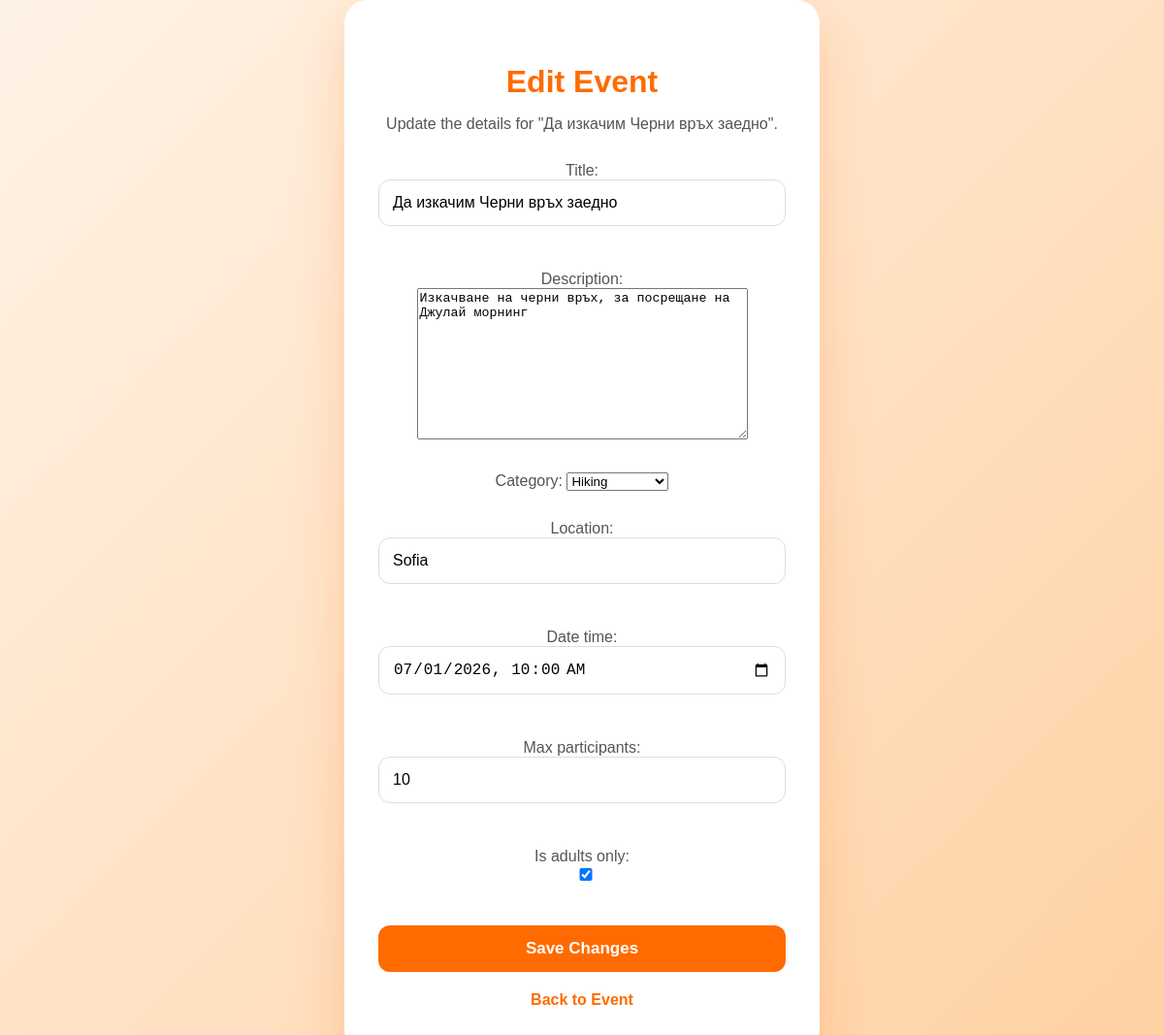
/events/1/edit/ (signed in), run on the app's committed database.
### events/models.py (models this page shows, shortened)
class Event(models.Model):
    CATEGORY_CHOICES = [
        ("sport", "Sport"),
        ("party", "Party"),
        ("festival", "Festival"),
        ("hiking", "Hiking"),
        ("cinema", "Cinema"),
        ("concert", "Concert"),
        ("games", "Board Games"),
        ("other", "Other"),
    ]
    organizer = models.ForeignKey(
        User,
        on_delete=models.CASCADE,
        related_name="created_events"
    )
    title = models.CharField(max_length=100)
    description = models.TextField()
    category = models.CharField(
        max_length=50,
        choices=CATEGORY_CHOICES
    )
    location = models.CharField(max_length=150)
    date_time = models.DateTimeField()
    max_participants = models.PositiveIntegerField()
    is_adults_only = models.BooleanField(default=False)
    created_at = models.DateTimeField(auto_now_add=True)

### events/views.py (the view)
# urls.py: path("<int:event_id>/edit/", views.edit_event_view, name="edit_event"),
def edit_event_view(request, event_id):
    event = Event.objects.get(id=event_id)
    if event.organizer != request.user:
        return redirect(f"/events/{event.id}/")
    if request.method == "POST":
        form = EventForm(request.POST, instance=event)
        if form.is_valid():
            form.save()
            return redirect(f"/events/{event.id}/")
    else:
        form = EventForm(instance=event)
    return render(request, "events/edit_event.html", {
        "form": form,
        "event": event
    })

### events/forms.py
class EventForm(forms.ModelForm):
    class Meta:
        model = Event
        fields = [
            "title",
            "description",
            "category",
            "location",
            "date_time",
            "max_participants",
            "is_adults_only",
        ]
        widgets = {
            "date_time": forms.DateTimeInput(
                attrs={
                    "type": "datetime-local"
                }
            )
        }

### events/templates/events/edit_event.html (shortened to what this page needs)
{% extends "base.html" %}
{% block content %}
<div class="center-page">
    <div class="auth-card">
        <h1>Edit Event</h1>
        <p>Update the details for "{{ event.title }}".</p>
        <form method="POST">
            {{ form.as_p }}
            <button type="submit">
                Save Changes
            </button>
        </form>
        <a href="/events/{{ event.id }}/" class="link">
            Back to Event
        </a>
    </div>
</div>
{% endblock %}

### accounts/static/css/style.css (style rules this page uses)
body { margin: 0; font-family: Arial, sans-serif; background: linear-gradient(135deg, #fff3e6, #ffd1a3); }
.center-page { min-height: 100vh; display: flex; justify-content: center; align-items: center; }
.auth-card { background: white; width: 420px; padding: 45px 35px; border-radius: 24px; box-shadow: 0 20px 50px rgba(255, 120, 40, 0.25); text-align: center; }
.auth-card h1 { color: #ff6b00; margin-bottom: 10px; }
.auth-card p { color: #555; margin-bottom: 30px; }
.auth-card input { width: 100%; padding: 14px; margin-bottom: 16px; border: 1px solid #ddd; border-radius: 12px; font-size: 16px; box-sizing: border-box; }
.auth-card button { width: 100%; padding: 14px; background: #ff6b00; color: white; border: none; border-radius: 12px; font-size: 17px; font-weight: bold; cursor: pointer; transition: 0.3s; }
.link { margin-top: 20px; display: block; color: #ff6b00; text-decoration: none; font-weight: bold; }

### data on the page
Event: title "Да изкачим Черни връх заедно", description "Изкачване на черни връх, за посрещане на Джулай морнинг", category "Hiking", location "Sofia", date_time "07/01/2026 10:00", max_participants "10", is_adults_only "☑"
